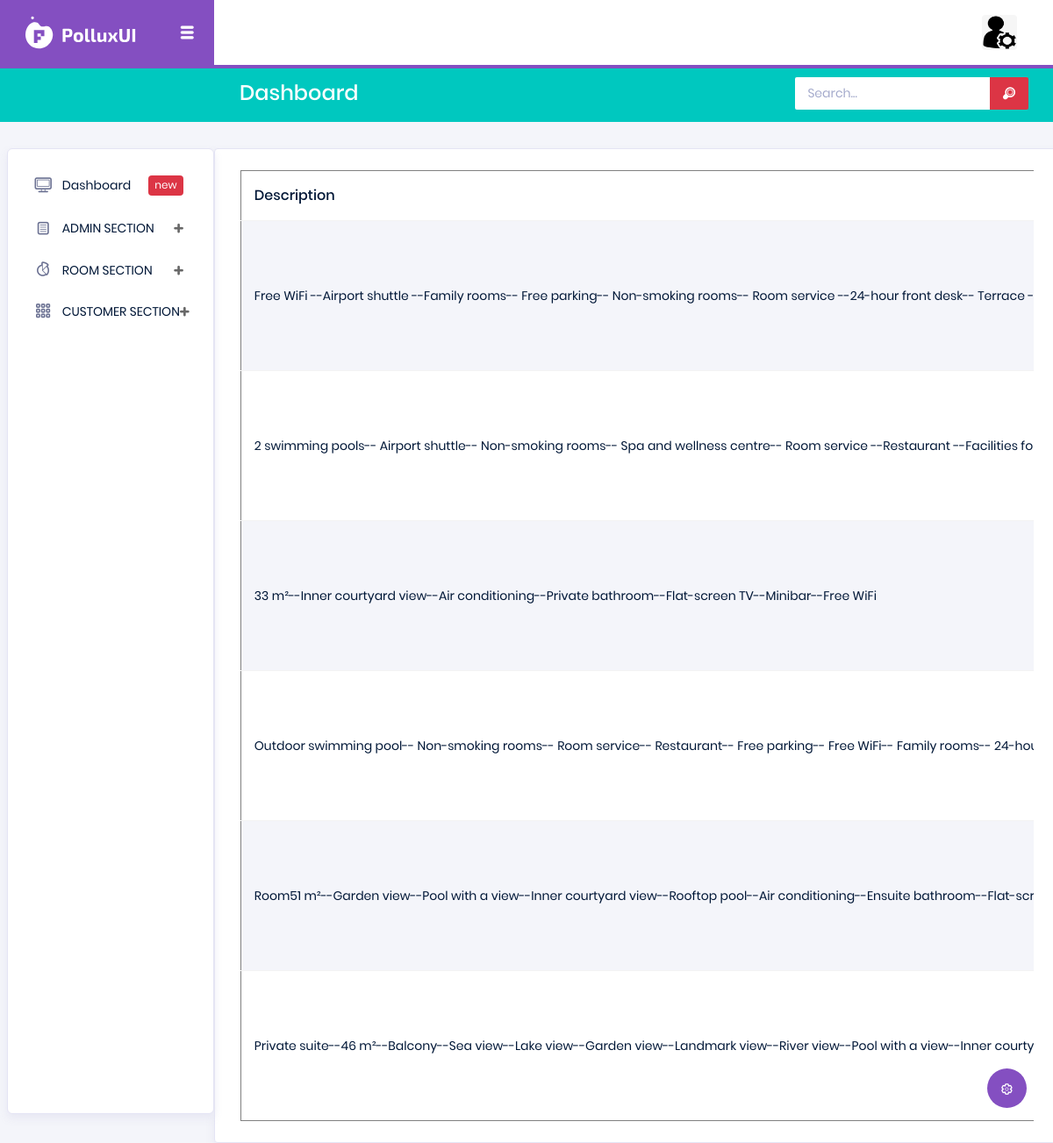
/Backend/viewroomt/, run on the app's committed database.
### Backend/models.py (models this page shows)
class roomtypedb(models.Model):
    Description = models.CharField(max_length=30, null=True, blank=True)
    Image=models.ImageField(upload_to="room",blank=True, null=True)
    Type=models.CharField(max_length=30,null=True,blank=True)

### Backend/views.py (the view)
# urls.py: path('viewroomt/', views.viewroomt, name="viewroomt"),
def viewroomt(request):
    data = roomtypedb.objects.all()
    return render(request,"view_roomt.html",{'data':data})

### Backend/templates/view_roomt.html (shortened to what this page needs)
<html lang="en">
{% extends 'index.html' %}
{% block content %}
<head>
</head>
<body>
<div class="card">
                <div class="card-body">
                  <div class="table-responsive">
                    <table border="1px" class="table table-striped">
                      <thead>
                        <tr>
                             <th>
                            Description
                          </th>
                        </tr>
                      </thead>
                      <tbody>
                      {% for d in data %}
                        <tr>
                            <td>
                            {{d.Description}}
                          </td>
                        </tr>
                        {% endfor %}
                      </tbody>
                    </table>
                  </div>
                </div>
              </div>
</body>
</html>
{% endblock %}

### data on the page
roomtypedb: Description "Free WiFi --Airport shuttle --Family rooms-- Free parking-- Non-smoking rooms-- Room service --24-hour front desk-- Terrace…"
roomtypedb: Description "2 swimming pools-- Airport shuttle-- Non-smoking rooms-- Spa and wellness centre-- Room service --Restaurant --Facilities…"
roomtypedb: Description "33 m²--Inner courtyard view--Air conditioning--Private bathroom--Flat-screen TV--Minibar--Free WiFi"
roomtypedb: Description "Outdoor swimming pool-- Non-smoking rooms-- Room service-- Restaurant-- Free parking-- Free WiFi-- Family rooms--…"
roomtypedb: Description "Room51 m²--Garden view--Pool with a view--Inner courtyard view--Rooftop pool--Air conditioning--Ensuite…"
roomtypedb: Description "Private suite--46 m²--Balcony--Sea view--Lake view--Garden view--Landmark view--River view--Pool with a view--Inner…"
